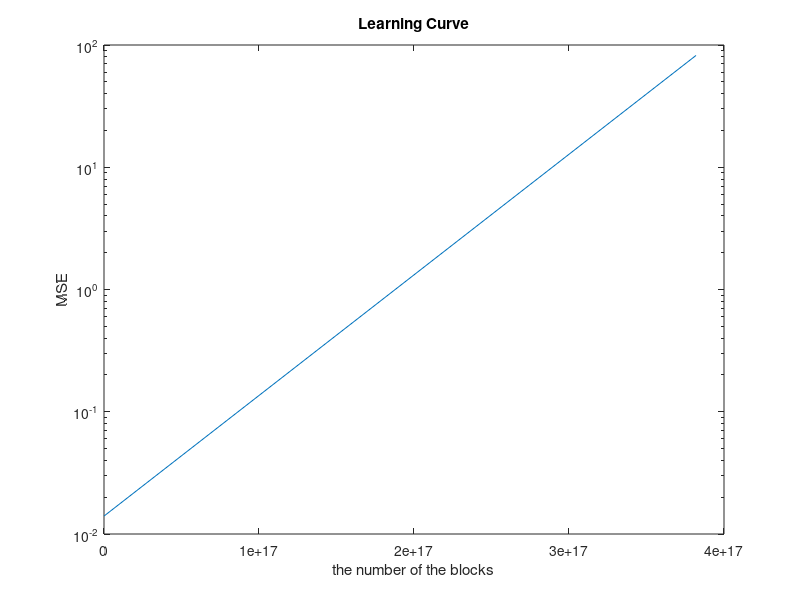

The MATLAB script that drew this image:
% Constrained PFBLMS Algorithm For Modeling(M=p*L)
tic
clear;clc;
runs=input("enter the number of the experiments:");
num=input("enter the number of the blocks:");
sigma2=input("enter the variance of the plant noise:");
misa=input("enter the adjustment:");
p=input("enter the parameter p:");
h=[0.1,-0.2,-0.3,0.4,0.4,-0.2,-0.1];
L=64; % the length of every block
wo=rand(1,1985);wo=wo/sqrt(sum(wo.^2)); % normalization of wo
N=length(wo); % the length of the filter
beta=0.95;
P=5;
miup0=misa/P; % the step size parameter
M=p*L;
MSEPFB=zeros(1,10000);
epsilon=0.1;
for j=1:runs
    v=randn(1,200000);
    xp=filter(h,1,v);
    dp=filter(wo,1,xp)+sqrt(sigma2)*randn(1,length(xp));
    xfm=zeros((P-1)*p+1,L+M);
    for i=1:(P-1)*p+1
        xfm(i,:)=fft(xp((i-1)*L+1:i*L+M));
    end
    wfm=zeros(P,L+M);    
    sigma2p=zeros(1,L+M); miup=zeros(1,L+M);
for k=1:num
% filtering
    t=zeros(1,L+M);
    for i=1:P
        t=t+wfm(i,:).*xfm((P-1)*p+1+p-p*i,:);
    end
yp=ifft(t);yp=yp(end-L+1:end);
% error estimation    
d=dp((P-1)*L+1+M+(k-1)*L:P*L+M+(k-1)*L);
e=d-yp;MSEPFB(k)=MSEPFB(k)+sum(e.^2)/L;
% step normalization
    for i=1:L+M
        sigma2p(i)=beta*sigma2p(i)+(1-beta)*abs(xfm(end,i))^2;
        miup(i)=miup0/(sigma2p(i)+epsilon); % add epsilon to avoid that the number is too close to 0
    end
% adaptation of the tap-weight vector & constraint of the tap-weight vector
epf=fft([zeros(1,M),e]);
    for i=1:P
        wfm(i,:)=wfm(i,:)+2*miup.*conj(xfm((P-1)*p+1+p-p*i,:)).*epf;
        %{
        iwf=ifft(wfm(i,:));
        iwf=iwf(1:M);
        wfm(i,:)=fft([iwf,zeros(1,L)]);
        %}
    end
% update xfm
    for i=1:(P-1)*p
        xfm(i,:)=xfm(i+1,:);
    end
xfm(end,:)=fft(xp((P-1)*L+1+k*L:P*L+M+k*L));
end
end
MSEPFB=MSEPFB/runs;
semilogy(MSEPFB);
hold on;
xlabel("the number of the blocks");ylabel("MSE");
title("Learning Curve");
hold off;
toc